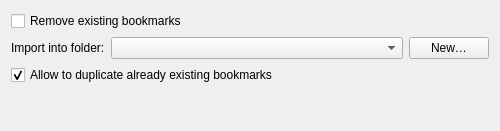
<?xml version="1.0" encoding="UTF-8"?>
<ui version="4.0">
 <class>Otter::BookmarksImporterWidget</class>
 <widget class="QWidget" name="Otter::BookmarksImporterWidget">
  <property name="geometry">
   <rect>
    <x>0</x>
    <y>0</y>
    <width>500</width>
    <height>131</height>
   </rect>
  </property>
  <layout class="QVBoxLayout" name="verticalLayout">
   <item>
    <widget class="QCheckBox" name="removeCheckBox">
     <property name="text">
      <string>Remove existing bookmarks</string>
     </property>
    </widget>
   </item>
   <item>
    <widget class="QStackedWidget" name="removeDependentStackedWidget">
     <property name="currentIndex">
      <number>0</number>
     </property>
     <widget class="QWidget" name="removePage">
      <layout class="QFormLayout" name="formLayout_3">
       <property name="fieldGrowthPolicy">
        <enum>QFormLayout::AllNonFixedFieldsGrow</enum>
       </property>
       <property name="leftMargin">
        <number>0</number>
       </property>
       <property name="topMargin">
        <number>0</number>
       </property>
       <property name="rightMargin">
        <number>0</number>
       </property>
       <property name="bottomMargin">
        <number>0</number>
       </property>
       <item row="0" column="0" colspan="2">
        <layout class="QFormLayout" name="removeForm">
         <property name="fieldGrowthPolicy">
          <enum>QFormLayout::AllNonFixedFieldsGrow</enum>
         </property>
         <item row="0" column="0">
          <widget class="QLabel" name="folderLabel">
           <property name="text">
            <string>Import into folder:</string>
           </property>
          </widget>
         </item>
         <item row="0" column="1">
          <layout class="QHBoxLayout" name="folderLayout">
           <item>
            <widget class="Otter::BookmarksComboBoxWidget" name="folderComboBox">
             <property name="sizePolicy">
              <sizepolicy hsizetype="Expanding" vsizetype="Fixed">
               <horstretch>0</horstretch>
               <verstretch>0</verstretch>
              </sizepolicy>
             </property>
            </widget>
           </item>
           <item>
            <widget class="QPushButton" name="newFolderButton">
             <property name="text">
              <string>New…</string>
             </property>
            </widget>
           </item>
          </layout>
         </item>
        </layout>
       </item>
       <item row="1" column="0">
        <widget class="QCheckBox" name="allowDuplicatesCheckBox">
         <property name="text">
          <string>Allow to duplicate already existing bookmarks</string>
         </property>
         <property name="checked">
          <bool>true</bool>
         </property>
        </widget>
       </item>
      </layout>
     </widget>
     <widget class="QWidget" name="noRemovePage">
      <layout class="QFormLayout" name="formLayout_2">
       <property name="leftMargin">
        <number>0</number>
       </property>
       <property name="topMargin">
        <number>0</number>
       </property>
       <property name="rightMargin">
        <number>0</number>
       </property>
       <property name="bottomMargin">
        <number>0</number>
       </property>
       <item row="0" column="0">
        <widget class="QCheckBox" name="toSubfolderCheckBox">
         <property name="text">
          <string>Import into subfolder</string>
         </property>
        </widget>
       </item>
       <item row="1" column="0" colspan="2">
        <widget class="QFrame" name="noRemoveFrame">
         <layout class="QFormLayout" name="noRemoveBox">
          <property name="fieldGrowthPolicy">
           <enum>QFormLayout::AllNonFixedFieldsGrow</enum>
          </property>
          <item row="0" column="1">
           <widget class="Otter::LineEditWidget" name="subfolderNameLineEditWidget">
            <property name="toolTip">
             <string>Leave empty to import into main folder</string>
            </property>
           </widget>
          </item>
          <item row="0" column="0">
           <widget class="QLabel" name="subfolderNameLabel">
            <property name="text">
             <string>Subfolder name:</string>
            </property>
           </widget>
          </item>
         </layout>
        </widget>
       </item>
      </layout>
     </widget>
    </widget>
   </item>
   <item>
    <spacer name="verticalSpacer">
     <property name="orientation">
      <enum>Qt::Vertical</enum>
     </property>
     <property name="sizeHint" stdset="0">
      <size>
       <width>0</width>
       <height>0</height>
      </size>
     </property>
    </spacer>
   </item>
  </layout>
 </widget>
 <customwidgets>
  <customwidget>
   <class>Otter::BookmarksComboBoxWidget</class>
   <extends>QComboBox</extends>
   <header>src/ui/BookmarksComboBoxWidget.h</header>
  </customwidget>
  <customwidget>
   <class>Otter::LineEditWidget</class>
   <extends>QLineEdit</extends>
   <header>src/ui/LineEditWidget.h</header>
  </customwidget>
 </customwidgets>
 <resources/>
 <connections/>
</ui>
